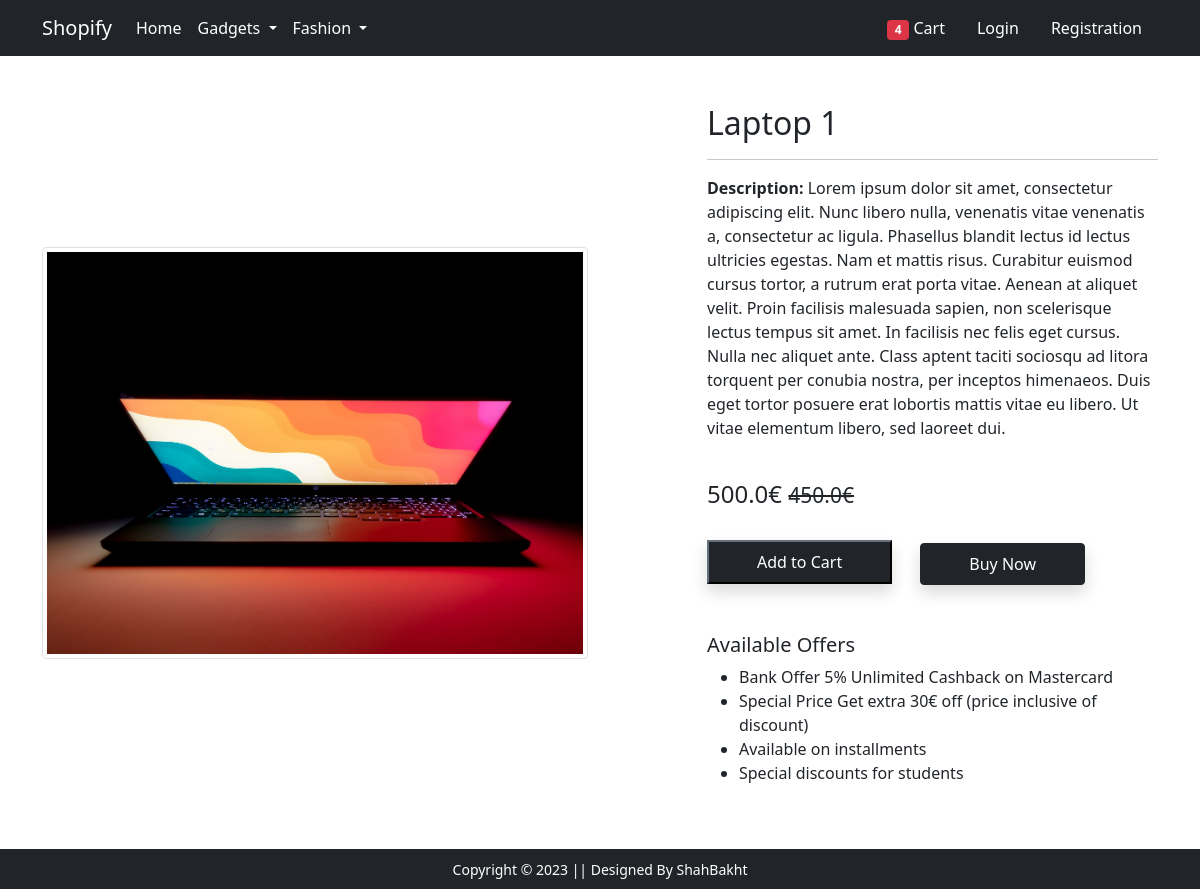
/product/detail/6, run on the app's committed database.
### main/models.py (models this page shows, shortened)
class Product(models.Model):
  title = models.CharField(max_length=100)
  description = models.TextField()
  selling_price = models.FloatField()
  discounted_price = models.FloatField()
  brand = models.CharField(max_length=100)
  category = models.CharField(choices=CATEGORIES, max_length=50)
  product_image = models.ImageField(upload_to='products_images')

### main/views.py (the view)
# urls.py: path('product/detail/<int:id>', views.product_detail, name="product_detail"),
def product_detail(request, id):
  product = Product.objects.get(id=id)
  template_name = 'main/product_detail.html'
  context = { 'product': product }
  return render(request, template_name, context)

### main/templates/main/product_detail.html (shortened to what this page needs)
{% extends 'main/base.html' %}
{% load static %}
{% block main-content %}
<div class="container my-5">
 <div class="row">
  <div class="col-sm-6 text-center align-self-center">
   <img src="{{ product.product_image.url }}" alt="" class="img-fluid img-thumbnail">
  </div>
  <div class="col-sm-5 offset-sm-1">
   <h2>{{ product.title }}</h2>
   <hr>
   <p><strong>Description:</strong> {{ product.description }} </p> <br>
   <h4>{{product.selling_price }}€ <small class="fw-light text-decoration-line-through">{{ product.discounted_price }}€</small></h4> <br>
   <form action="{% url 'add_to_cart' %}" method="POST" class="d-inline">
    <input type="submit" value="Add to Cart" class="tn btn-dark shadow px-5 py-2">
   </form>
   <a href="{% url 'buy_now' %}" class="btn btn-dark shadow px-5 py-2 ms-4">Buy Now</a>
   <h5 class="mt-5">Available Offers</h5>
   <ul>
    <li>Bank Offer 5% Unlimited Cashback on Mastercard</li>
    <li>Special Price Get extra 30€ off (price inclusive of discount)</li>
    <li>Available on installments</li>
    <li>Special discounts for students</li>
   </ul>
  </div>
 </div>
</div>
{% endblock main-content %}

### data on the page
Product: product_image (picture), title "Laptop 1", description "Lorem ipsum dolor sit amet, consectetur adipiscing elit. Nunc libero nulla, venenatis vitae venenatis a, consectetur ac ligula. Phasellus blandit lectus id lectus ultricies egestas. Nam et mattis risus. Curabitur euismod cursus tortor, a rutrum erat porta vitae. Aenean at aliquet velit. Proin facilisis malesuada sapien, non scelerisque lectus tempus sit amet. In facilisis nec felis eget cursus. Nulla nec aliquet ante. Class aptent taciti sociosqu ad litora torquent per conubia nostra, per inceptos himenaeos. Duis eget tortor posuere erat lobortis mattis vitae eu libero. Ut vitae elementum libero, sed laoreet dui.", selling_price "500.0", discounted_price "450.0"
